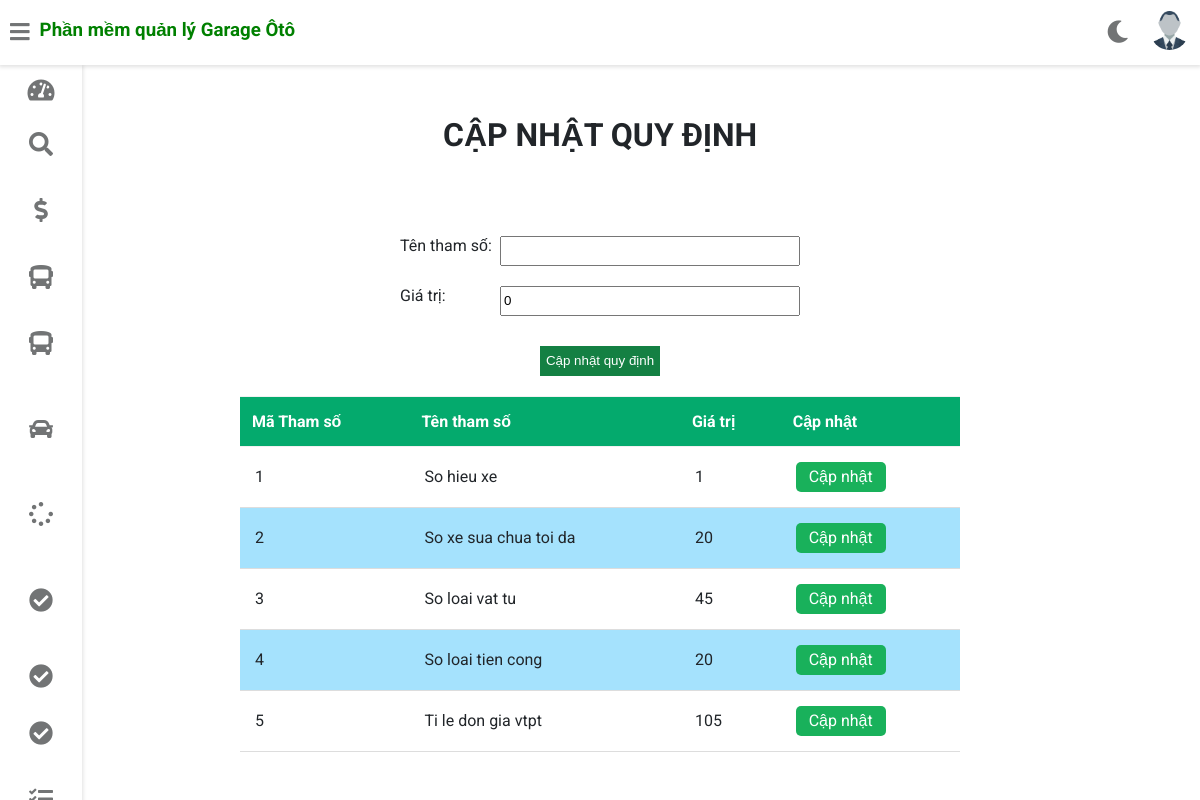
Page /tom/thamso on the earlier database version.
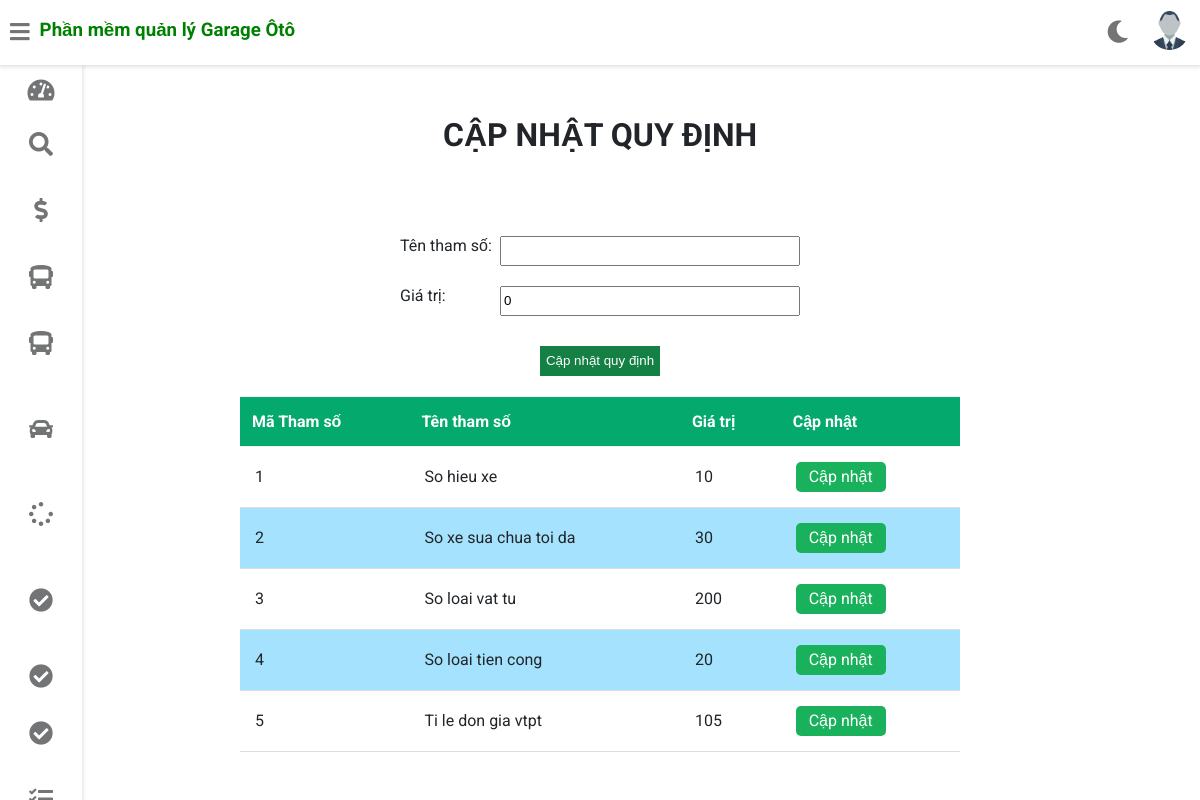
Same page on the later database version.
### gara/models.py (models this page shows, shortened)
class QuyDinhHienHanh(models.Model):
    MaThamSo = models.AutoField(primary_key=True)
    TenThamSo = models.TextField(default='')
    GiaTri = models.PositiveIntegerField(default=0)

### gara/views.py (the view)
# urls.py: path('<username>/thamso', views.regular_update, name="index"),
def regular_update(request, username):
    a = CapNhatQuyDinh()
    staff = Staff.objects.get(username=username)
    picture = '../' + staff.profile_pic.url
    if QuyDinhHienHanh.objects.all().exists() ==False:
        update_default()
    data = QuyDinhHienHanh.objects.all()
    return render(request, 'gara/cap_nhat_quy_dinh.html',{'fa':a, 'data':data, "customer": staff, "picture":picture})

### gara/forms.py
class CapNhatQuyDinh(forms.ModelForm):
    class Meta:
        model = QuyDinhHienHanh
        fields = ['MaThamSo','TenThamSo','GiaTri']
        widgets = {
            'GiaTri': forms.TextInput(attrs={'class':'form_GiaTri'}),
            'TenThamSo': forms.TextInput(attrs={'class':'form_TenThamSo'})
        }

### templates/gara/cap_nhat_quy_dinh.html (shortened to what this page needs)
{% extends 'gara/customerbase.html' %}
{% block content %}
<head>
</head>
<body>
    <br><br><br><br><br>
<h1 style="text-align:center;">CẬP NHẬT QUY ĐỊNH</h1>
<div class="form_container" >
    <form action="/save"  class="form_update" method="post">
        <div class="sub_element">
            <label class="form_label">Tên tham số: </label>{{ fa.TenThamSo }}
        </div>
        <div class="sub_element">
            <label class="form_label">Giá trị: </label>{{ fa.GiaTri }}
        </div>
        <input type="submit" class="form_submit" value="Cập nhật quy định">
    </form>
</div>
<div class="card-content">
    <table>
        <thead>
            <tr>
                <th>Mã Tham số</th>
                <th>Tên tham số</th>
                <th>Giá trị</th>
                <th>Cập nhật</th>
            </tr>
        </thead>
        <tbody>
            {% for i in data %}
            <tr>
                <td> {{ i.MaThamSo }}</td>
                <td> {{ i.TenThamSo }}</td>
                <td> {{ i.GiaTri }}</td>
                <td><a href="update_quydinh/{{i.MaThamSo}}" class="update-row submit-row">Cập nhật</a></td>
            </tr>
            {% endfor %}
        </tbody>
    </table>
</div>
</body>
{% endblock content %}

Differences in the rows shown:
changed QuyDinhHienHanh "So hieu xe": GiaTri "1" → "10"
changed QuyDinhHienHanh "So xe sua chua toi da": GiaTri "20" → "30"
changed QuyDinhHienHanh "So loai vat tu": GiaTri "45" → "200"
